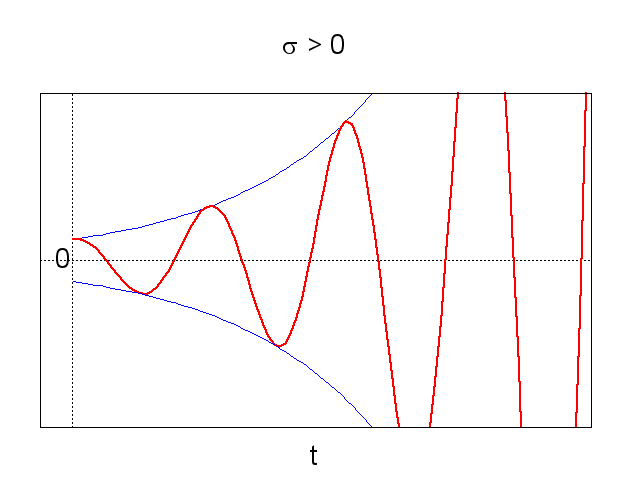

Write gnuplot code to recreate this figure.
load 'config.plt'
set output 'poli_complessi1_3.png'
set encoding utf8

#
set xlabel 't'
set xzeroaxis
set yzeroaxis
unset ytics
unset xtics
#
set title "{/Symbol s} > 0"
set label "0" at 0,0 right
#
a = -0.9
f(x) = 0.5*exp(-a*x)
#
plot [-.25:4][-4:4] x >= 0 ? f(x) : 1/0 notitle w l ls 2,\
	x >= 0 ? f(x)*cos(6*x) : 1/0 notitle w l ls 1,\
	x >= 0 ? -f(x) : 1/0 notitle w l ls 2
